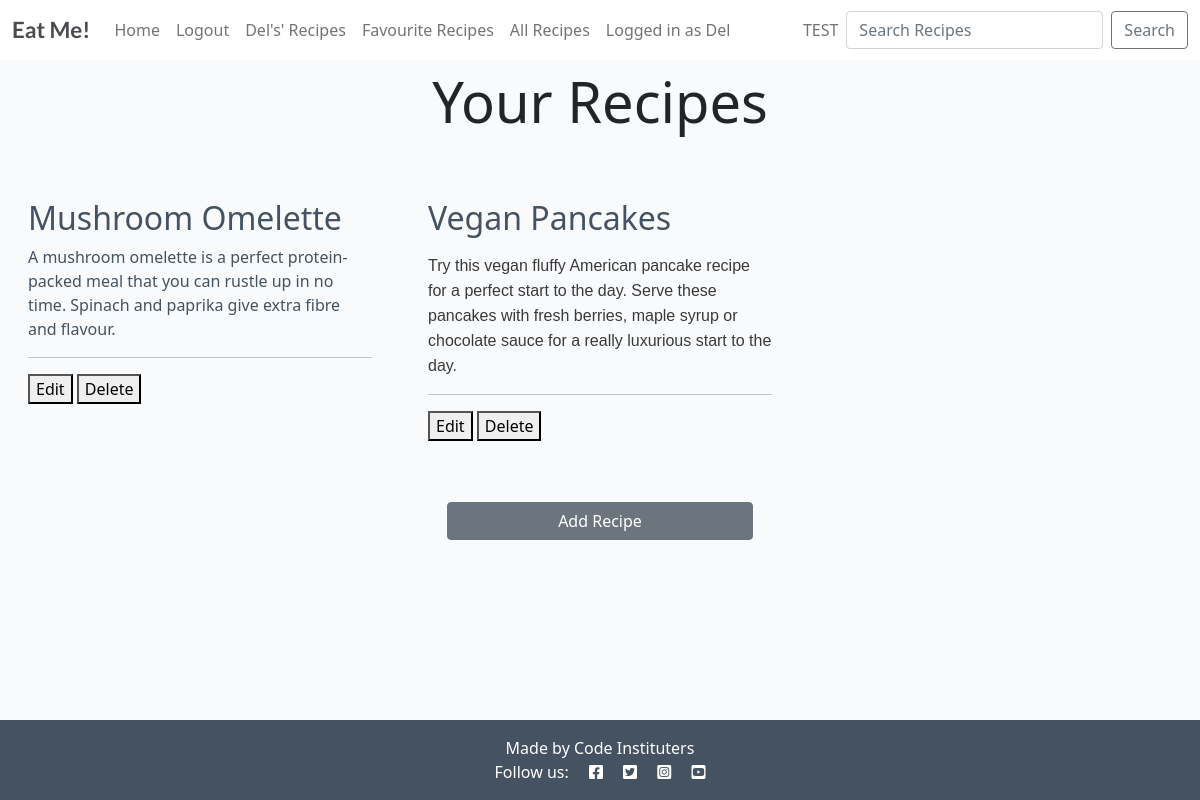
Page /your_recipes/ (signed in) on the earlier database version.
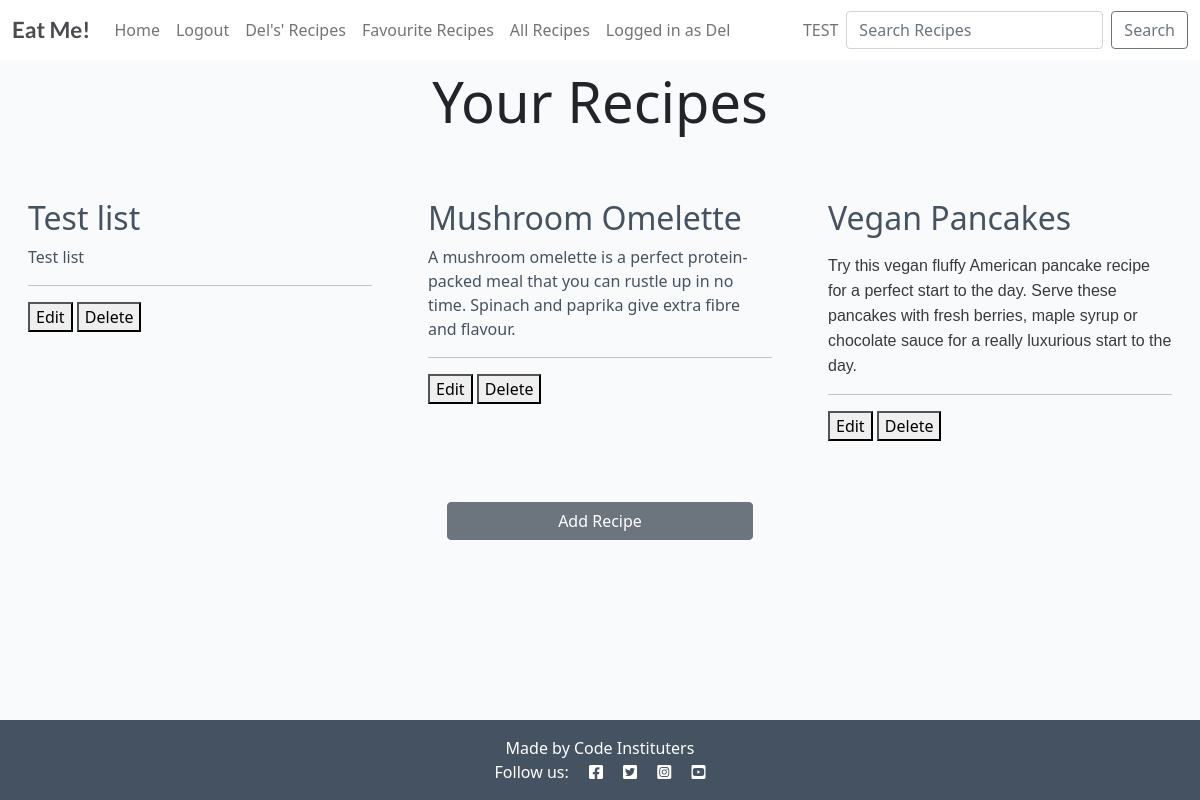
Same page on the later database version.
### post/models.py (models this page shows, shortened)
class Post(models.Model):
    title = models.CharField(max_length=200, unique=True)
    slug = models.SlugField(max_length=200, unique=True)
    author = models.ForeignKey(
        User, on_delete=models.CASCADE, related_name="recipes", null=True
        )
    published_on = models.DateTimeField(auto_now=True)
    updated_on = models.DateTimeField(auto_now=True)
    description = models.TextField()
    ingredients = models.TextField()
    method = models.TextField()
    is_vegan = models.BooleanField(default=False)
    image = CloudinaryField('image', default='placeholder')
    likes = models.ManyToManyField(User, related_name='post_likes', blank=True)
    class Meta:
        ordering = ['-published_on']

### post/views.py (the view)
# urls.py: path('your_recipes/', views.UsersRecipeList.as_view(), name='your_recipes'),
class UsersRecipeList(generic.ListView):
    def get(self, request):
        if request.user.is_authenticated:
            posts = Post.objects.filter(author=request.user)
            context = {
                "posts": posts,
            }
            paginate_by = 6
            return render(request, 'your_recipes.html', context)
        else:
            return render(request, 'your_recipes.html')

### templates/your_recipes.html (shortened to what this page needs)
{% extends "base.html" %}
{% block content %}
{% if user.is_authenticated %}
    <h1 class="h1 display-4 mt-2 text-center">Your Recipes </h1>
    <div class="container-fluid">
        <div class="row">
            <div class="col-12 mt-3 left">
                <div class="row">
                    {% for post in posts %}
                    <div class="col-md-4">
                        <div class="card mb-4">
                            <div class="card-body">
                                <div class="image-container">
                                </div>
                                <a href="{% url 'post_detail' post.slug %}" class="post-link">
                                    <h2 class="card-title">{{ post.title }}</h2>
                                    <p class="card-text">{{ post.description|safe }}</p>
                                </a>
                                <hr />
                                <a href="{% url 'edit_recipe' post.id %}"><button>Edit</button></a>
                                <a href="{% url 'delete_recipe' post.id %}">
                                    <button type="submit" onclick="return confirm(
                                        'Are you sure you want to delete this recipe?'
                                        )">Delete
                                    </button>
                                </a>
                            </div>
                        </div>
                    </div>
                    {% endfor %}
                </div>
            </div>
        </div>
    </div>
    <div class=" row d-flex justify-content-center align-content-center "> <a href="{% url 'add_recipes' %}"
        class="btn btn-secondary col-3" style="margin-top: 1.3em;">Add Recipe</a> </div>
{% else %}
<p>You do not have any recipes yet. Sign in or register to create recipes.</p>
{% endif %}
        {% endblock %}

Differences in the rows shown:
added Post: title "Test list", description "Test list"
